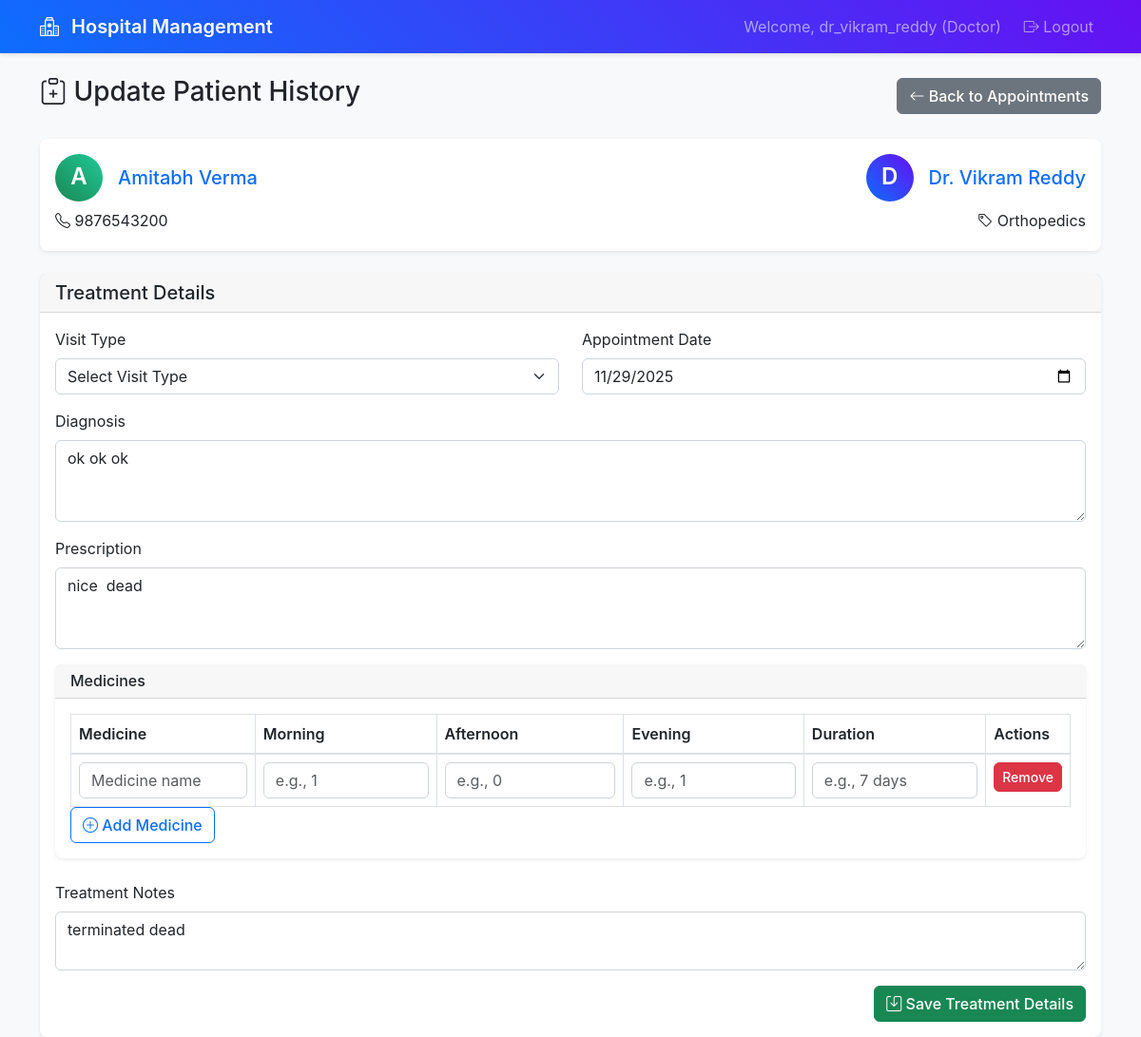
Screenshot of /doctor/appointment/2/update-history (signed in) with the database file from the repository.
### app.py (models this page shows)
class Patient(db.Model):
    __tablename__ = 'patients'
    id: Mapped[int] = mapped_column(primary_key=True)
    user_id: Mapped[int] = mapped_column(db.ForeignKey('users.id'), nullable=False)
    name: Mapped[str] = mapped_column(nullable=False)
    phone: Mapped[str] = mapped_column()
    address: Mapped[str] = mapped_column()
    created_at: Mapped[datetime] = mapped_column(default=datetime.utcnow)
    user = db.relationship('User', back_populates='patient')
    appointments = db.relationship('Appointment', back_populates='patient')

class Doctor(db.Model):
    __tablename__ = 'doctors'
    id: Mapped[int] = mapped_column(primary_key=True)
    user_id: Mapped[int] = mapped_column(db.ForeignKey('users.id'), nullable=False)
    name: Mapped[str] = mapped_column(nullable=False)
    specialization: Mapped[str] = mapped_column(nullable=True)
    phone: Mapped[str] = mapped_column(nullable=True)
    availability_days: Mapped[str] = mapped_column(nullable=True)
    availability_hours: Mapped[str] = mapped_column(nullable=True)
    availability_slots: Mapped[str] = mapped_column(nullable=True)
    created_at: Mapped[datetime] = mapped_column(default=datetime.utcnow)
    user = db.relationship('User', back_populates='doctor')
    appointments = db.relationship('Appointment', back_populates='doctor')

class Appointment(db.Model):
    __tablename__ = 'appointments'
    id: Mapped[int] = mapped_column(primary_key=True)
    patient_id: Mapped[int] = mapped_column(db.ForeignKey('patients.id'), nullable=False)
    doctor_id: Mapped[int] = mapped_column(db.ForeignKey('doctors.id'), nullable=False)
    appointment_date: Mapped[date] = mapped_column(nullable=False)
    appointment_time: Mapped[str] = mapped_column(nullable=False)
    status: Mapped[str] = mapped_column(default='booked')  # booked, completed, cancelled
    created_at: Mapped[datetime] = mapped_column(default=datetime.utcnow)
    patient = db.relationship('Patient', back_populates='appointments')
    doctor = db.relationship('Doctor', back_populates='appointments')
    treatment = db.relationship('Treatment', back_populates='appointment', uselist=False)

class Treatment(db.Model):
    __tablename__ = 'treatments'
    id: Mapped[int] = mapped_column(primary_key=True)
    appointment_id: Mapped[int] = mapped_column(db.ForeignKey('appointments.id'), nullable=False)
    diagnosis: Mapped[str] = mapped_column()
    prescription: Mapped[str] = mapped_column()
    treatment_notes: Mapped[str] = mapped_column()
    created_at: Mapped[datetime] = mapped_column(default=datetime.utcnow)
    appointment = db.relationship('Appointment', back_populates='treatment')

### routes.py (the view, shortened to what this page needs)
@app.route('/doctor/appointment/<int:appointment_id>/update-history', methods=['GET', 'POST'])
@login_required
@role_required(['doctor'])
def update_patient_history(appointment_id):
    doctor = Doctor.query.join(User).filter(User.id == session['user_id']).first()
    if not doctor:
        flash('Doctor profile not found', 'error')
        return redirect(url_for('logout'))
    appointment = Appointment.query.join(Patient).filter(
        Appointment.id == appointment_id,
        Appointment.doctor_id == doctor.id
    ).first()
    treatment = Treatment.query.filter(Treatment.appointment_id == appointment_id).first()
    if not appointment:
        flash('Appointment not found or you do not have permission to access it', 'error')
        return redirect(url_for('doctor_dashboard'))
    patient = Patient.query.filter(Patient.id == appointment.patient_id).first()
    appointment_data = {
        'id': appointment.id,
        'patient_id': appointment.patient_id,
        'doctor_id': appointment.doctor_id,
        'appointment_date': appointment.appointment_date,
        'appointment_time': appointment.appointment_time,
        'status': appointment.status,
        'created_at': appointment.created_at,
        'diagnosis': treatment.diagnosis if treatment else '',
        'prescription': treatment.prescription if treatment else '',
        'treatment_notes': treatment.treatment_notes if treatment else ''
    }
    return render_template('update_patient_history.html',
                         doctor=doctor,
                         patient=patient,
                         appointment=appointment_data)

### routes.py (called while the page is built)
def login_required(f):
    @wraps(f)
    def decorated_function(*args, **kwargs):
        if 'user_id' not in session:
            return redirect(url_for('login'))
        return f(*args, **kwargs)
    return decorated_function

def role_required(roles):
    def decorator(f):
        @wraps(f)
        def decorated_function(*args, **kwargs):
            if 'user_role' not in session or session['user_role'] not in roles:
                flash('Access denied. Insufficient permissions.', 'error')
                return redirect(url_for('login'))
            return f(*args, **kwargs)
        return decorated_function
    return decorator

### templates/update_patient_history.html (shortened to what this page needs)
{% extends "base.html" %}
{% block content %}
<div class="row">
    <div class="col-12">
        <div class="d-flex justify-content-between align-items-center mb-4">
            <h1 class="h3">
                <i class="bi bi-clipboard-plus"></i> Update Patient History
            </h1>
            <a href="{{ url_for('doctor_appointments') }}" class="btn btn-secondary">
                <i class="bi bi-arrow-left"></i> Back to Appointments
            </a>
        </div>
    </div>
</div>
<div class="row">
    <div class="col-12">
        <div class="card mb-4">
            <div class="card-body">
                <div class="row">
                    <div class="col-md-6">
                        <h5 class="card-title text-primary">
                            <div class="d-flex align-items-center">
                                <div class="avatar bg-success text-white rounded-circle d-flex align-items-center justify-content-center me-3" style="width: 50px; height: 50px;">
                                    {{ patient.name[0] }}
                                </div>
                                {{ patient.name }}
                            </div>
                        </h5>
                        <p class="mb-1"><i class="bi bi-telephone"></i> {{ patient.phone or 'Not provided' }}</p>
                    </div>
                    <div class="col-md-6 text-md-end">
                        <h5 class="card-title text-primary">
                            <div class="d-flex align-items-center justify-content-md-end">
                                <div class="avatar bg-primary text-white rounded-circle d-flex align-items-center justify-content-center me-3" style="width: 50px; height: 50px;">
                                    {{ doctor.name[0] }}
                                </div>
                                {{ doctor.name }}
                            </div>
                        </h5>
                        <p class="mb-1"><i class="bi bi-tag"></i> {{ doctor.specialization }}</p>
                    </div>
                </div>
            </div>
        </div>
        <div class="card">
            <div class="card-header">
                <h5 class="mb-0">Treatment Details</h5>
            </div>
            <div class="card-body">
                <form method="POST">
                    <div class="row">
                        <div class="col-md-6 mb-3">
                            <label for="visit_type" class="form-label">Visit Type</label>
                            <select class="form-select" id="visit_type" name="visit_type" required>
                                <option value="">Select Visit Type</option>
                            </select>
                        </div>
                        <div class="col-md-6 mb-3">
                            <label for="appointment_date" class="form-label">Appointment Date</label>
                            <input type="date" class="form-control" id="appointment_date" name="appointment_date" value="{{ appointment.appointment_date if appointment else '' }}" required>
                        </div>
                    </div>
                    <div class="mb-3">
                        <label for="diagnosis" class="form-label">Diagnosis</label>
                        <textarea class="form-control" id="diagnosis" name="diagnosis" rows="3" required>{{ appointment.diagnosis if appointment.diagnosis else '' }}</textarea>
                    </div>
                    <div class="mb-3">
                        <label for="prescription" class="form-label">Prescription</label>
                        <textarea class="form-control" id="prescription" name="prescription" rows="3" required>{{ appointment.prescription if appointment.prescription else '' }}</textarea>
                    </div>
                    <div class="card mb-4">
                        <div class="card-header">
                            <h6 class="mb-0">Medicines</h6>
                        </div>
                        <div class="card-body">
                            <div class="table-responsive">
                                <table class="table table-bordered" id="medicinesTable">
                                    <thead>
                                        <tr>
                                            <th>Medicine</th>
                                            <th>Morning</th>
                                            <th>Afternoon</th>
                                            <th>Evening</th>
                                            <th>Duration</th>
                                            <th>Actions</th>
                                        </tr>
                                    </thead>
                                    <tbody>
                                        <tr>
                                            <td><input type="text" class="form-control" name="medicine_name[]" placeholder="Medicine name"></td>
                                            <td><input type="text" class="form-control" name="morning_dosage[]" placeholder="e.g., 1"></td>
                                            <td><input type="text" class="form-control" name="afternoon_dosage[]" placeholder="e.g., 0"></td>
                                            <td><input type="text" class="form-control" name="evening_dosage[]" placeholder="e.g., 1"></td>
                                            <td><input type="text" class="form-control" name="duration[]" placeholder="e.g., 7 days"></td>
                                            <td><button type="button" class="btn btn-danger btn-sm remove-medicine">Remove</button></td>
                                        </tr>
                                    </tbody>
                                </table>
                            </div>
                            <button type="button" class="btn btn-outline-primary" id="addMedicineRow">
                                <i class="bi bi-plus-circle"></i> Add Medicine
                            </button>
                        </div>
                    </div>
                    <div class="mb-3">
                        <label for="treatment_notes" class="form-label">Treatment Notes</label>
                        <textarea class="form-control" id="treatment_notes" name="treatment_notes" rows="2">{{ appointment.treatment_notes if appointment.treatment_notes else '' }}</textarea>
                    </div>
                    <div class="d-grid gap-2 d-md-flex justify-content-md-end">
                        <button type="submit" class="btn btn-success">
                            <i class="bi bi-save"></i> Save Treatment Details
                        </button>
                    </div>
                </form>
            </div>
        </div>
    </div>
</div>
{% endblock %}

### static/style.css (style rules this page uses)
:root { --primary-color: #0d6efd; --success-color: #198754; --info-color: #0dcaf0; --warning-color: #ffc107; --danger-color: #dc3545; --light-color: #f8f9fa; --dark-color: #212529; }
body { background-color: #f8f9fa; font-family: -apple-system, BlinkMacSystemFont, 'Segoe UI', Roboto, sans-serif; }
.card { border: none; box-shadow: 0 0.125rem 0.25rem rgba(0, 0, 0, 0.075); border-radius: 0.5rem; transition: box-shadow 0.15s ease-in-out; }
.card-header { background-color: rgba(0, 0, 0, 0.03); border-bottom: 1px solid rgba(0, 0, 0, 0.125); font-weight: 500; }
.avatar { font-weight: 600; font-size: 1.2em; }
.btn { border-radius: 0.375rem; font-weight: 500; transition: all 0.15s ease-in-out; }
.form-control, .form-select { border-radius: 0.375rem; border: 1px solid #ced4da; transition: border-color 0.15s ease-in-out, box-shadow 0.15s ease-in-out; }
.table { margin-bottom: 0; }
.table th { font-weight: 600; color: var(--dark-color); border-bottom: 2px solid #dee2e6; }
.bg-primary { background: linear-gradient(45deg, #0d6efd, #6610f2) !important; }
.bg-success { background: linear-gradient(45deg, #198754, #20c997) !important; }
.card, .alert { animation: fadeInUp 0.5s ease-out; }

### rows the page displays
Patient: name "A", name "Amitabh Verma", phone "9876543200"
Doctor: name "D", name "Dr. Vikram Reddy", specialization "Orthopedics"
Appointment: appointment_date "11/29/2025"
Treatment: diagnosis "ok ok ok", prescription "nice dead", treatment_notes "terminated dead"

### other values shown
{{ session.username }} "dr_vikram_reddy"
{{ session.user_role.title() }} "Doctor"
